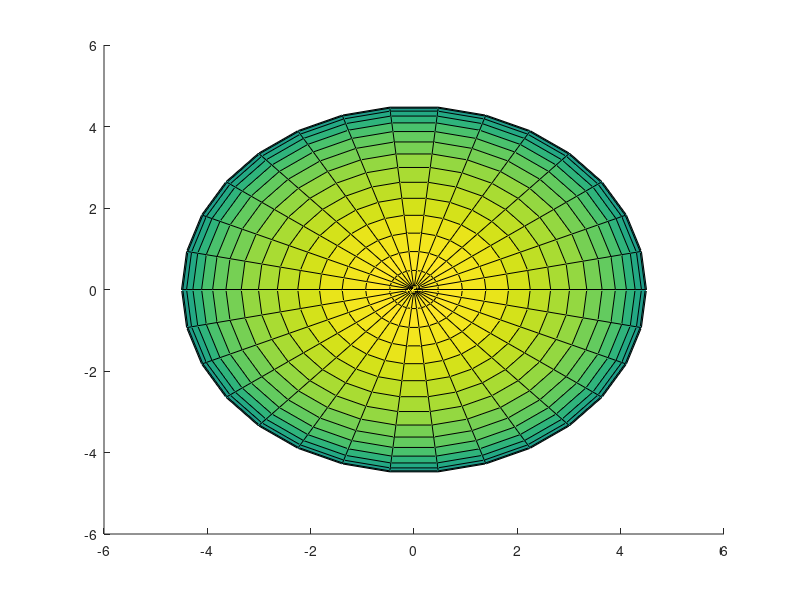

MATLAB code for this plot: (Note: this script raises an error after producing the figure.)
%Draws sphere in slices for illustrating the multislice approach

clear all
close all
dz=1/2;
sep=4;
path='Tex\images\src\';
global color;
color=[49/255 39/255 131/255].*1.2;
rangeyz=-4:1:4;
rangex=-4:dz:4;
rad=4.5;
[xx,yy,zz]=meshgrid(rangeyz,rangex,rangeyz);
A=xx.^2+yy.^2+zz.^2<rad^2;

B=zeros(size(A).*[sep 1 1]);
B(1:sep:size(A,1)*sep,:,:)=A;


fig1=figure(1);
hold on

[sx,sy,sz] = sphere(30);
s=surf(sx*rad,sy*rad,sz*rad);
s.FaceColor=color;
s.EdgeAlpha=0;
drawbox(-10,10,-10,10,-5,5)
axis equal
axis off
view(-15,15)
camlight right
lighting gouraud
material dull
print(strcat(path,'sphere1'),'-dpng','-r1200');

fig2=figure(2);
hold on
drawcubes(A,[dz,1,1],[dz,1,1]);
% drawbox(-10,10,-10,10,-5,5)

axis equal
axis off
view(-15,15)
camlight right
lighting gouraud
material dull
print(strcat(path,'sphere2'),'-dpng');

fig3=figure(3);
hold on
drawcubes(B,[1/4,1,1],[1/4,1,1]);
%  drawbox(-10,10,-10,10,-5*sep,5*sep)

axis equal
axis off
view(-15,15)
camlight right
lighting gouraud
material dull

print(strcat(path,'sphere3'),'-dpng');

function drawbox(x0,x1,y0,y1,z0,z1)
    x=[x0 x1 x1 x0 x0 x0;x1 x1 x0 x0 x1 x1;x1 x1 x0 x0 x1 x1;x0 x1 x1 x0 x0 x0];
    y=[y0 y0 y1 y1 y0 y0;y0 y1 y1 y0 y0 y0;y0 y1 y1 y0 y1 y1;y0 y0 y1 y1 y1 y1];
    z=[z0 z0 z0 z0 z0 z1;z0 z0 z0 z0 z0 z1;z1 z1 z1 z1 z0 z1;z1 z1 z1 z1 z0 z1];
    patch(z,y,x,'black','FaceAlpha',0,'EdgeColor','black','LineWidth',1)
end

function drawcubes(mat,sz,d)
    if nargin<2;sz=[1,1,1];end
    if nargin<3;d=sz;end
    global color;
    [ix,iy,iz] = ind2sub(size(mat),find(mat==1));
    x0=([0 1 1 0 0 0;1 1 0 0 1 1;1 1 0 0 1 1;0 1 1 0 0 0]-0.5)*sz(1);
    y0=([0 0 1 1 0 0;0 1 1 0 0 0;0 1 1 0 1 1;0 0 1 1 1 1]-0.5)*sz(2);
    z0=([0 0 0 0 0 1;0 0 0 0 0 1;1 1 1 1 0 1;1 1 1 1 0 1]-0.5)*sz(3);
    x=repmat(x0,1,numel(ix))+repmat(reshape(repmat(ix'*d(1),6,1),1,6*numel(ix)),4,1);
    y=repmat(y0,1,numel(ix))+repmat(reshape(repmat(iy'*d(2),6,1),1,6*numel(ix)),4,1);
    z=repmat(z0,1,numel(ix))+repmat(reshape(repmat(iz'*d(3),6,1),1,6*numel(ix)),4,1);
    x=x-mean(x(:));y=y-mean(y(:));z=z-mean(z(:));
    max(x(:))
    h=patch(x,y,z,color,'FaceAlpha',1,'EdgeColor','black','EdgeLighting','flat');
end